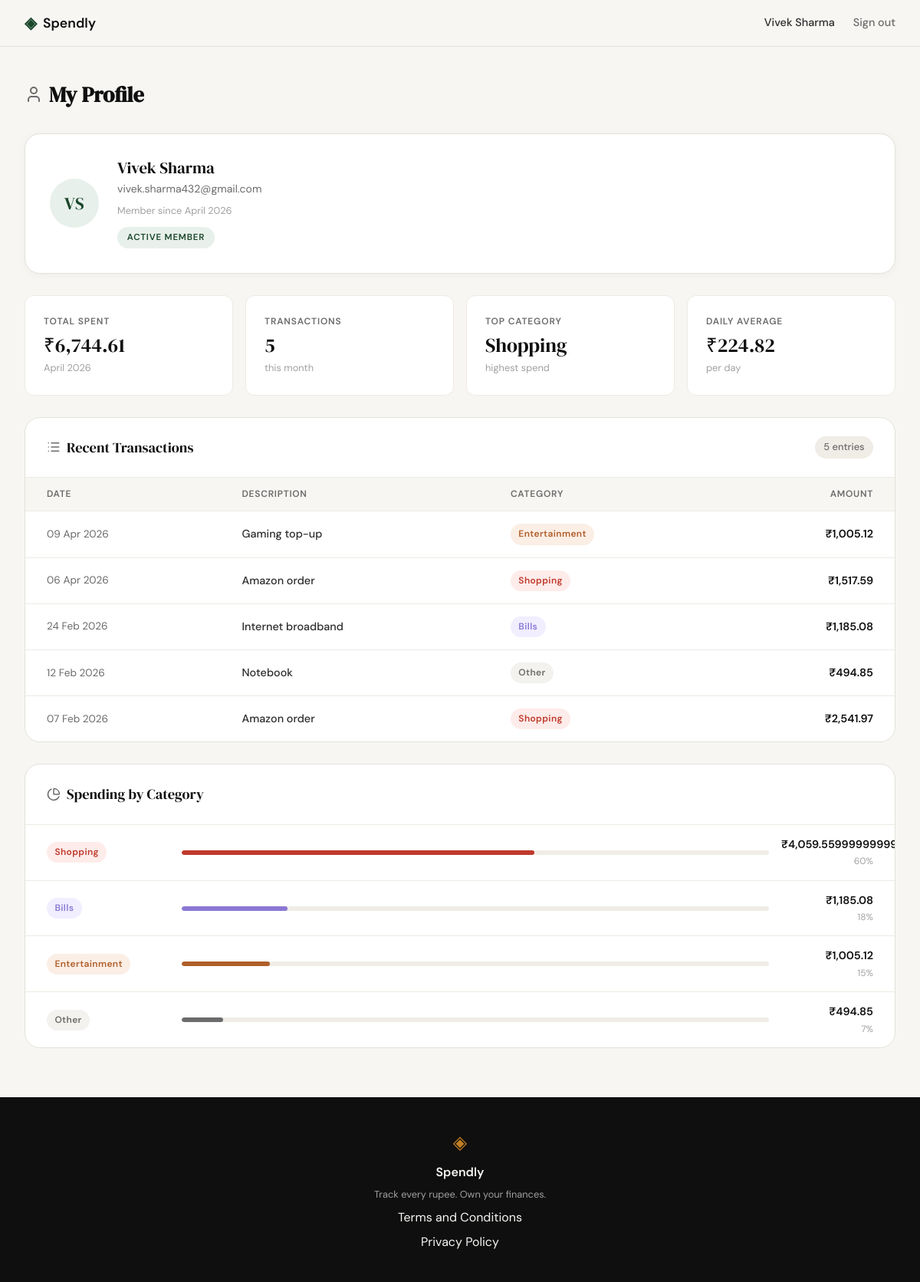
Screenshot of /profile (signed in) with the database file from the repository.
### tables this page shows
CREATE TABLE users (
            id            INTEGER PRIMARY KEY AUTOINCREMENT,
            name          TEXT NOT NULL,
            email         TEXT UNIQUE NOT NULL,
            password_hash TEXT NOT NULL,
            created_at    TEXT DEFAULT (datetime('now'))
        );

CREATE TABLE expenses (
            id          INTEGER PRIMARY KEY AUTOINCREMENT,
            user_id     INTEGER NOT NULL REFERENCES users(id),
            amount      REAL NOT NULL,
            category    TEXT NOT NULL,
            date        TEXT NOT NULL,
            description TEXT,
            created_at  TEXT DEFAULT (datetime('now'))
        );

### app.py (the view)
@app.route("/profile")
def profile():
    if not session.get("user_id"):
        return redirect(url_for("login"))
    uid     = session["user_id"]
    row     = get_user_by_id(uid)
    if row is None:
        session.clear()
        return redirect(url_for("login"))
    user = {
        "name":         row["name"],
        "email":        row["email"],
        "member_since": format_member_since(row["member_since"]),
        "initials":     initials_from_name(row["name"]),
    }
    raw_stats  = get_summary_stats(uid)
    total_spent = raw_stats["total_spent"]
    stats = {
        "total_spent":       total_spent,
        "transaction_count": raw_stats["transaction_count"],
        "top_category":      raw_stats["top_category"],
        "avg_per_day":       round(total_spent / 30, 2),
    }
    transactions = [
        {**t, "date": format_display_date(t["date"])}
        for t in get_recent_transactions(uid)
    ]
    categories = get_category_breakdown(uid)
    return render_template(
        "profile.html",
        user=user,
        stats=stats,
        transactions=transactions,
        categories=categories,
    )

### app.py (called while the page is built)
def initials_from_name(name):
    return "".join(w[0].upper() for w in name.split() if w)

def format_member_since(created_at):
    try:
        dt = datetime.strptime(created_at[:10], "%Y-%m-%d")
        return dt.strftime("%B %Y")
    except (ValueError, TypeError):
        return created_at

def format_display_date(iso_date):
    try:
        dt = datetime.strptime(iso_date, "%Y-%m-%d")
        return dt.strftime("%d %b %Y")
    except (ValueError, TypeError):
        return iso_date

### database/db.py (called while the page is built)
def get_db():
    con = sqlite3.connect(_DB_PATH)
    con.row_factory = sqlite3.Row
    con.execute("PRAGMA foreign_keys = ON")
    return con

### database/queries.py (called while the page is built)
def get_user_by_id(user_id):
    db = get_db()
    try:
        row = db.execute(
            "SELECT id, name, email, created_at FROM users WHERE id = ?",
            (user_id,)
        ).fetchone()
        if row is None:
            return None
        return {
            "name": row["name"],
            "email": row["email"],
            "member_since": row["created_at"],
        }
    finally:
        db.close()

def get_recent_transactions(user_id, limit=10):
    db = get_db()
    try:
        rows = db.execute(
            "SELECT amount, category, date, description"
            " FROM expenses"
            " WHERE user_id = ?"
            " ORDER BY date DESC"
            " LIMIT ?",
            (user_id, limit)
        ).fetchall()
        return [
            {
                "date": row["date"],
                "description": row["description"] or "",
                "category": row["category"],
                "amount": row["amount"],
            }
            for row in rows
        ]
    finally:
        db.close()

def get_summary_stats(user_id):
    db = get_db()
    row1 = db.execute(
        "SELECT COALESCE(SUM(amount), 0) AS total_spent,"
        "       COUNT(*)                  AS transaction_count"
        " FROM  expenses"
        " WHERE user_id = ?",
        (user_id,),
    ).fetchone()
    row2 = db.execute(
        "SELECT   category, SUM(amount) AS cat_total"
        " FROM    expenses"
        " WHERE   user_id = ?"
        " GROUP BY category"
        " ORDER BY cat_total DESC"
        " LIMIT   1",
        (user_id,),
    ).fetchone()
    db.close()
    return {
        "total_spent":       float(row1["total_spent"]),
        "transaction_count": int(row1["transaction_count"]),
        "top_category":      row2["category"] if row2 else "—",
    }

### templates/profile.html (shortened to what this page needs)
{% extends "base.html" %}
{% block head %}
<link rel="stylesheet" href="{{ url_for('static', filename='css/profile.css') }}">
{% endblock %}
{% block content %}
<div class="profile-page">
    <div class="profile-header">
        <h1 class="profile-header__title">
            <i data-lucide="user"></i>
            My Profile
        </h1>
    </div>
    <div class="profile-user-card">
        <div class="user-avatar">{{ user.initials }}</div>
        <div class="user-meta">
            <span class="user-name">{{ user.name }}</span>
            <span class="user-email">{{ user.email }}</span>
            <span class="user-since">Member since {{ user.member_since }}</span>
            <span class="user-badge">Active member</span>
        </div>
    </div>
    <div class="stats-row">
        <div class="stat-card">
            <span class="stat-card__label">Total Spent</span>
            <span class="stat-card__value">&#8377;{{ "{:,}".format(stats.total_spent) }}</span>
            <span class="stat-card__sub">April 2026</span>
        </div>
        <div class="stat-card">
            <span class="stat-card__label">Transactions</span>
            <span class="stat-card__value">{{ stats.transaction_count }}</span>
            <span class="stat-card__sub">this month</span>
        </div>
        <div class="stat-card">
            <span class="stat-card__label">Top Category</span>
            <span class="stat-card__value">{{ stats.top_category }}</span>
            <span class="stat-card__sub">highest spend</span>
        </div>
        <div class="stat-card">
            <span class="stat-card__label">Daily Average</span>
            <span class="stat-card__value">&#8377;{{ "{:,}".format(stats.avg_per_day) }}</span>
            <span class="stat-card__sub">per day</span>
        </div>
    </div>
    <div class="section-card">
        <div class="section-card__header">
            <h2 class="section-card__heading">
                <i data-lucide="list"></i>
                Recent Transactions
            </h2>
            <span class="section-card__count">{{ transactions | length }} entries</span>
        </div>
        <div class="tx-table-wrap">
            <table class="tx-table">
                <thead>
                    <tr>
                        <th>Date</th>
                        <th>Description</th>
                        <th>Category</th>
                        <th>Amount</th>
                    </tr>
                </thead>
                <tbody>
                    {% for t in transactions %}
                    {% set slug = t.category | lower | replace(' ', '-') %}
                    <tr>
                        <td class="tx-date">{{ t.date }}</td>
                        <td class="tx-desc">{{ t.description }}</td>
                        <td><span class="badge badge--{{ slug }}">{{ t.category }}</span></td>
                        <td class="tx-amount">&#8377;{{ "{:,}".format(t.amount) }}</td>
                    </tr>
                    {% endfor %}
                </tbody>
            </table>
        </div>
    </div>
    <div class="section-card">
        <div class="section-card__header">
            <h2 class="section-card__heading">
                <i data-lucide="pie-chart"></i>
                Spending by Category
            </h2>
        </div>
        <div class="category-list">
            {% for c in categories %}
            {% set slug = c.name | lower | replace(' ', '-') %}
            <div class="category-row">
                <div class="category-row__label">
                    <span class="badge badge--{{ slug }}">{{ c.name }}</span>
                </div>
                <div class="category-row__bar-track">
                    <div class="category-row__bar bar--{{ slug }}" data-width="{{ c.pct }}"></div>
                </div>
                <div class="category-row__meta">
                    <span class="category-row__amount">&#8377;{{ "{:,}".format(c.amount) }}</span>
                    <span class="category-row__pct">{{ c.pct }}%</span>
                </div>
            </div>
            {% endfor %}
        </div>
    </div>
</div>
{% endblock %}

### templates/base.html (shortened to what this page needs)
<!DOCTYPE html>
<html lang="en">
<head>
    <link rel="stylesheet" href="{{ url_for('static', filename='css/style.css') }}">
    {% block head %}{% endblock %}
</head>
<body>
    <nav class="navbar">
        <div class="nav-inner">
            <a href="{{ url_for('landing') }}" class="nav-brand">
                <span class="brand-icon">◈</span>
                <span class="brand-name">Spendly</span>
            </a>
            <div class="nav-links">
                {% if session.get("user_id") %}
                <span class="nav-user">{{ session.get("user_name") }}</span>
                <a href="{{ url_for('logout') }}">Sign out</a>
                {% else %}
                <a href="{{ url_for('login') }}">Sign in</a>
                <a href="{{ url_for('register') }}" class="nav-cta">Get started</a>
                {% endif %}
            </div>
        </div>
    </nav>
    <main class="main-content">
        {% block content %}{% endblock %}
    </main>
    <footer class="footer">
        <div class="footer-inner">
            <span class="brand-icon">◈</span>
            <span class="footer-name">Spendly</span>
            <p class="footer-copy">Track every rupee. Own your finances.</p>
            <a href="{{ url_for('terms') }}">Terms and Conditions</a>
            <a href="{{ url_for('privacy') }}">Privacy Policy</a>
        </div>
    </footer>
</body>
</html>

### static/css/style.css (style rules this page uses)
:root { --ink: #0f0f0f; --ink-soft: #2d2d2d; --ink-muted: #6b6b6b; --ink-faint: #a0a0a0; --paper: #f7f6f3; --paper-warm: #f0ede6; --paper-card: #ffffff; --accent: #1a472a; --accent-light: #e8f0eb; --accent-2: #c17f24; --accent-2-light: #fdf3e3; --danger: #c0392b; --danger-light: #fdecea; --border: #e4e1da; --border-soft: #eeebe4; --font-display: 'DM Serif Display', Georgia, serif; --font-body: 'DM Sans', system-ui, sans-serif; --max-width: 1200px; --auth-width: 440px; --radius-sm: 6px; --radius-md: 12px; --radius-lg: 20px; }
*, *::before, *::after { box-sizing: border-box; margin: 0; padding: 0; }
html { font-size: 16px; scroll-behavior: smooth; }
body { background: var(--paper); color: var(--ink); font-family: var(--font-body); font-size: 1rem; line-height: 1.6; -webkit-font-smoothing: antialiased; }
a { color: inherit; text-decoration: none; }
.navbar { position: sticky; top: 0; z-index: 100; background: var(--paper); border-bottom: 1px solid var(--border); padding: 0 2rem; }
.nav-inner { max-width: var(--max-width); margin: 0 auto; height: 60px; display: flex; align-items: center; justify-content: space-between; }
.nav-brand { display: flex; align-items: center; gap: 0.5rem; font-family: var(--font-body); font-weight: 600; font-size: 1.1rem; color: var(--ink); }
.brand-icon { color: var(--accent); font-size: 1.3rem; }
.brand-name { color: var(--ink); }
.nav-links { display: flex; align-items: center; gap: 1.5rem; font-size: 0.9rem; font-weight: 500; }
.nav-links a { color: var(--ink-muted); transition: color 0.2s; }
.nav-user { font-size: 0.9rem; font-weight: 500; color: var(--ink-soft); }
.main-content { min-height: calc(100vh - 60px - 100px); }
.footer { background: var(--ink); color: var(--paper); padding: 2.5rem 2rem; text-align: center; }
.footer-inner { display: flex; flex-direction: column; align-items: center; gap: 0.4rem; }
.footer .brand-icon { color: var(--accent-2); font-size: 1.5rem; }
.footer-name { font-weight: 600; font-size: 1rem; }
.footer-copy { font-size: 0.8rem; color: var(--ink-faint); }

### rows the page displays
users: get "Vivek Sharma", name "Vivek Sharma", email "vivek.sharma432@gmail.com"
expenses: date "09 Apr 2026", description "Gaming top-up", category "Entertainment", amount "1,005.12", name "Entertainment", pct "15"
expenses: date "06 Apr 2026", description "Amazon order", category "Shopping", amount "1,517.59"
expenses: date "24 Feb 2026", description "Internet broadband", category "Bills", amount "1,185.08", name "Bills", pct "18"
expenses: date "12 Feb 2026", description "Notebook", category "Other", amount "494.85", name "Other", pct "7"
expenses: date "07 Feb 2026", description "Amazon order", category "Shopping", amount "2,541.97"

### other values shown
{{ user.initials }} "VS"
{{ user.member_since }} "April 2026"
{{ "{:,}".format(stats.total_spent) }} "6,744.61"
{{ stats.transaction_count }} "5"
{{ stats.top_category }} "Shopping"
{{ "{:,}".format(stats.avg_per_day) }} "224.82"
{{ transactions | length }} "5"
{{ c.name }} "Shopping"
{{ c.pct }} "60"
